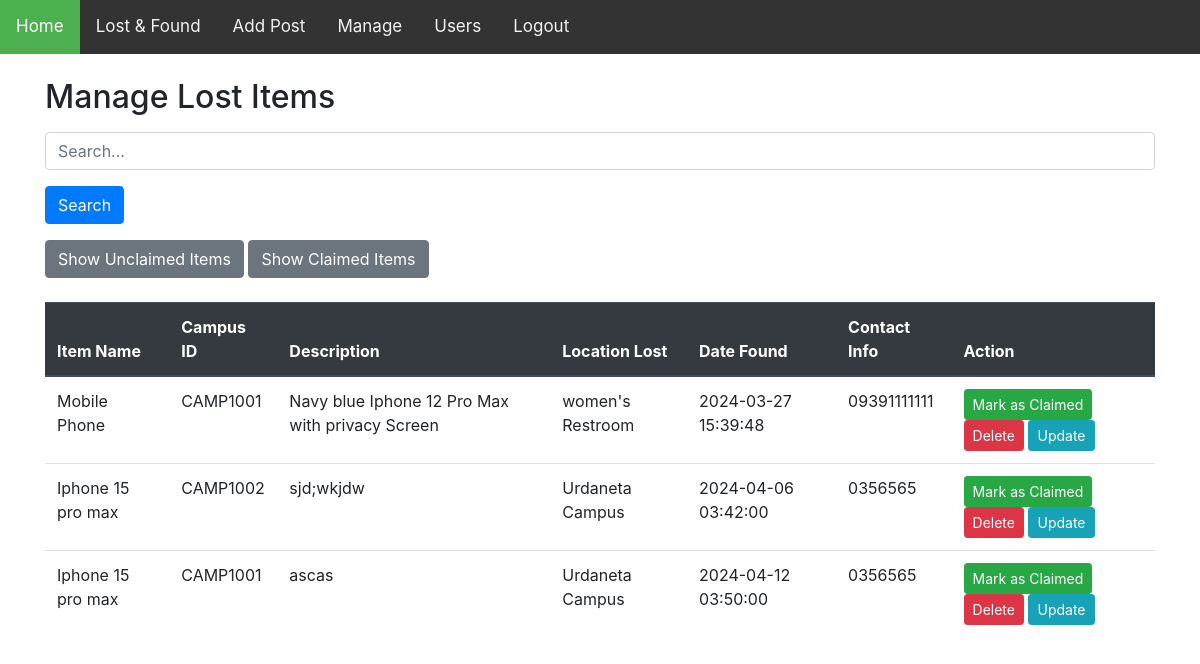
/adminpages/manageitems.php, run on the app's committed database.
### tables this page shows
CREATE TABLE `lostitems` (
  `itemID` int(11) NOT NULL,
  `ItemName` varchar(255) NOT NULL,
  `campusID` varchar(255) NOT NULL,
  `description` varchar(255) NOT NULL,
  `locationLost` varchar(255) NOT NULL,
  `dateFound` datetime NOT NULL,
  `contactInfo` varchar(255) NOT NULL,
  `image` varchar(255) NOT NULL,
  `claimed` tinyint(1) NOT NULL DEFAULT 0
);

### adminpages/manageitems.php (the view, shortened to what this page needs)
<?php
require("../login/config.php");
$filter = isset($_GET['filter']) ? $_GET['filter'] : 'unclaimed';
$search = isset($_GET['search']) ? escape_string($_GET['search']) : '';
$query = "SELECT * FROM lostitems WHERE 1";
if ($filter == 'claimed') {
    $query .= " AND claimed = 1";
} else {
    $query .= " AND claimed = 0";
}
$result = mysqli_query($conn, $query);
if (mysqli_num_rows($result) > 0) {
    ?>
    <!DOCTYPE html>
<html lang="en">
<head>
    <link href="https://stackpath.bootstrapcdn.com/bootstrap/4.5.2/css/bootstrap.min.css" rel="stylesheet">
</head>
</head>
<body>
<div class="topnav" id="myTopnav">
    <a href="adminBoard.php" class="active"><i class="fa fa-fw fa-home"></i>Home</a>
    <a href="adminpost.php"><i class="fas fa-fw fa-user"></i>Lost & Found</a>
    <a href="add_lost_item.php"><i class="fa-solid fa-utensils"></i>Add Post</a>
    <a href="manageitems.php"><i class="fa-solid fa-utensils"></i>Manage</a>
    <a href="usersAdmin.php"><i class="fa-solid fa-utensils"></i>Users</a>
    <a href="../login/logout.php"><i class="fas fa-fw fa-sign-out"></i>Logout</a>
</div>
<body>
    <div class="container">
        <h2 class="mt-4">Manage Lost Items</h2>
        <form method="GET" action="" class="mt-3 mb-3">
            <div class="form-group">
                <input type="text" name="search" placeholder="Search..." class="form-control" value="<?php echo htmlspecialchars($search); ?>">
            </div>
            <button type="submit" class="btn btn-primary">Search</button>
        </form>
        <a href="?filter=unclaimed" class="btn btn-secondary">Show Unclaimed Items</a>
        <a href="?filter=claimed" class="btn btn-secondary">Show Claimed Items</a>
        <table class="table mt-4">
            <thead class="thead-dark">
                <tr>
                    <th>Item Name</th>
                    <th>Campus ID</th>
                    <th>Description</th>
                    <th>Location Lost</th>
                    <th>Date Found</th>
                    <th>Contact Info</th>
                    <th>Action</th>
                </tr>
            </thead>
            <tbody>
                <?php
                while ($row = mysqli_fetch_assoc($result)) {
                    ?>
                    <tr>
                        <td><?php echo htmlspecialchars($row['ItemName']); ?></td>
                        <td><?php echo htmlspecialchars($row['campusID']); ?></td>
                        <td><?php echo htmlspecialchars($row['description']); ?></td>
                        <td><?php echo htmlspecialchars($row['locationLost']); ?></td>
                        <td><?php echo htmlspecialchars($row['dateFound']); ?></td>
                        <td><?php echo htmlspecialchars($row['contactInfo']); ?></td>
                        <td>
                            <a href="?itemID=<?php echo $row['itemID']; ?>&claimed=<?php echo $row['claimed'] == 0 ? 'true' : 'false'; ?>" class="btn btn-<?php echo $row['claimed'] == 0 ? 'success' : 'warning'; ?> btn-sm">
                                <?php echo $row['claimed'] == 0 ? 'Mark as Claimed' : 'Mark as Not Claimed'; ?>
                            </a>
                            <a href="?action=delete&itemID=<?php echo $row['itemID']; ?>" class="btn btn-danger btn-sm">Delete</a>
                            <a href="?action=update&itemID=<?php echo $row['itemID']; ?>" class="btn btn-info btn-sm">Update</a>
                        </td>
                    </tr>
                    <?php
                }
                ?>
            </tbody>
        </table>
    </div>
</body>
</html>
<?php
} else {
    echo "No lost items found";
}
?>

### adminpages/manageitems.php (style rules this page uses)
body { margin: 0; padding: 0; }
.topnav { background-color: #333; overflow: hidden; }
.topnav a { float: left; color: #f2f2f2; text-align: center; padding: 14px 16px; text-decoration: none; font-size: 17px; }
.topnav a.active { background-color: #4CAF50; color: white; }

### data on the page
lostitems: ItemName "Mobile Phone", campusID "CAMP1001", description "Navy blue Iphone 12 Pro Max with privacy Screen", locationLost "women's Restroom", dateFound "2024-03-27 15:39:48", contactInfo "09391111111", claimed "Mark as Claimed"
lostitems: ItemName "Iphone 15 pro max", campusID "CAMP1002", description "sjd;wkjdw", locationLost "Urdaneta Campus", dateFound "2024-04-06 03:42:00", contactInfo "0356565", claimed "Mark as Claimed"
lostitems: ItemName "Iphone 15 pro max", campusID "CAMP1001", description "ascas", locationLost "Urdaneta Campus", dateFound "2024-04-12 03:50:00", contactInfo "0356565", claimed "Mark as Claimed"
